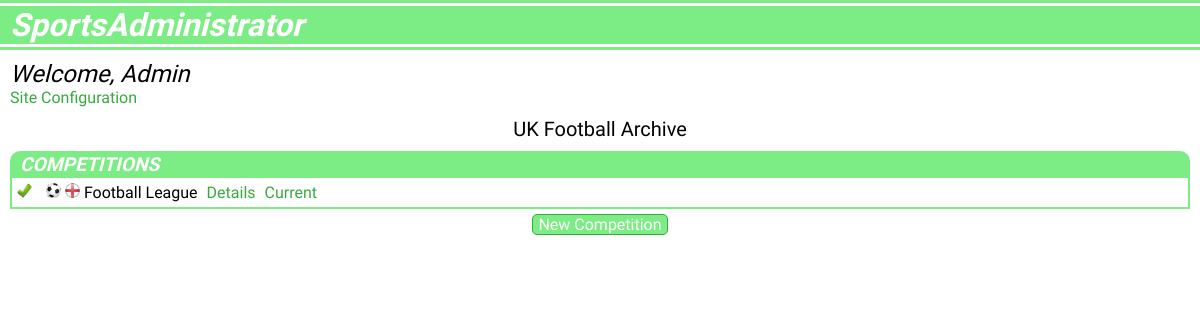
Screenshot of /cms/ (signed in) with the database file from the repository.
### users/models.py (models this page shows, shortened)
class User(AbstractUser):
    objects = UserManager()
    organisation = models.CharField(max_length=50, blank=True, null=True)
    site_name = models.CharField(max_length=50, blank=True, null=True)
    site_type = models.CharField(max_length=25, choices=SITE_OPTIONS, blank=True, null=True)
    primary_color = models.CharField(max_length=10, blank=True, null=True, default="#ffffff")
    secondary_color = models.CharField(max_length=10, blank=True, null=True, default="#ffffff")
    primary_text = models.CharField(max_length=10, blank=True, null=True, default="#000000")
    secondary_text = models.CharField(max_length=10, blank=True, null=True, default="#000000")

### data/models.py (models this page shows, shortened)
class Competition(models.Model):
    objects = models.Manager()
    name = models.CharField(max_length=100)
    sport = models.ForeignKey(Sport, related_name='competitions', on_delete=models.CASCADE)
    country = models.ForeignKey(Country, related_name='competitions', on_delete=models.CASCADE)
    is_active = models.BooleanField(default=True)

class Sport(models.Model):
    objects = models.Manager()
    name = models.CharField(max_length=25, unique=True)
    icon = models.ImageField(upload_to="images/sports", blank=True, null=True)

class Country(models.Model):
    objects = models.Manager()
    name = models.CharField(max_length=100, unique=True)
    short_name = models.CharField(max_length=25, unique=True)
    abbreviation = models.CharField(max_length=25, unique=True)
    flag = models.ImageField(upload_to="images/countries", blank=True, null=True)

### cms/views.py (the view)
# urls.py: path('cms/', cms_views.cms_home, name='cms_home'),
def cms_home(request):
    user = request.user
    if user.is_authenticated:
        competitions = Competition.objects.all()
        return render(request, "cmshome.html", {'competitions': competitions})
    else:
        return redirect(reverse('login'))

### cms/templates/cmshome.html (shortened to what this page needs)
{% extends "cmsbase.html" %}
{% block page %}
    <div class="page-header">
        Welcome, {{ user }}
    </div>
    <a class="nav-link" href="{% url 'configuration' %}">Site Configuration</a>
    <div class="site-header">
        {{ user.site_name }}
    </div>
    <section id="competitions">
        <div class="cms-header">
            COMPETITIONS
        </div>
        <div class="cms-details">
            {% if competitions %}
                {% for competition in competitions %}
                    <div class="list-item">
                        {% if competition.is_active %}
                            <img class="icon-image active-state" src="{{ MEDIA_URL }}images/icons/tick.png" />
                        {% else %}
                            <img class="icon-image active-state" src="{{ MEDIA_URL }}images/icons/cross.png" />
                        {% endif %}
                        <img class="icon-image" src="{{ MEDIA_URL }}{{ competition.sport.icon }}" />
                        <img class="icon-image" src="{{ MEDIA_URL }}{{ competition.country.flag }}" />
                        {{ competition.name }}
                        <a class="list-link" href="{% url 'competition_details' competition.id %}">Details</a>
                        {% if competition.is_active %}
                            <a class="list-link" href="">Current</a>
                        {% endif %}
                    </div>
                {% endfor %}
            {% else %}
                You haven't set up any competitions yet.
            {% endif %}
        </div>
        <div class="cms-link-button">
            <a href="{% url 'new_competition' %}">
                New Competition
            </a>
        </div>
    </section>
{% endblock %}

### static/css/default.css (style rules this page uses)
body { font-family: 'Archivo Narrow'; margin: 0; padding: 0; }
.icon-image { height: 15px; width: 15px; }
.active-state { margin-right: 10px; }
.page-header { font-style: italic; font-size: 1.5em; }
.site-header { font-size: 1.25em; text-align: center; margin: 10px auto; }
.cms-header { margin: 0; background-color: #7ced84; color: white; font-weight: bold; font-style: italic; padding: 2px 0px 2px 10px; font-size: 1.2em; border-radius: 10px 10px 0 0; }
.cms-details { padding: 5px; border: 2px solid #7ced84; border-top: 0; }
.cms-link-button { text-align: center; margin: 5px auto; background-color: #7ced84; width: fit-content; padding: 0 5px; border-radius: 5px; border: 1px solid #38a940; }
.cms-link-button a { text-decoration: none; color: white; }
.list-link { margin-left: 5px; color: #38a940; text-decoration: none; }
.nav-link { color: #38a940; text-decoration: none; }

### rows the page displays
User: username "Admin", site_name "UK Football Archive"
Competition: is_active True (drawn), sport.icon (picture), country.flag (picture), name "Football League"
